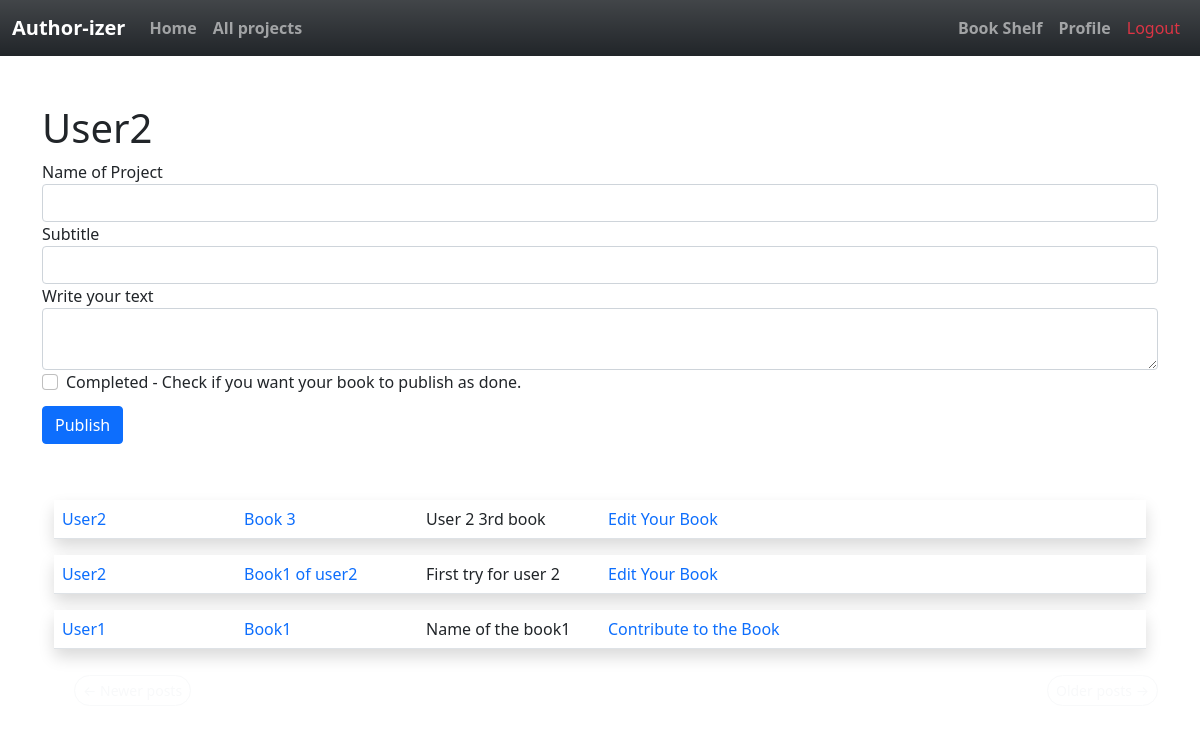
The page /index (signed in) on the database as committed earlier.
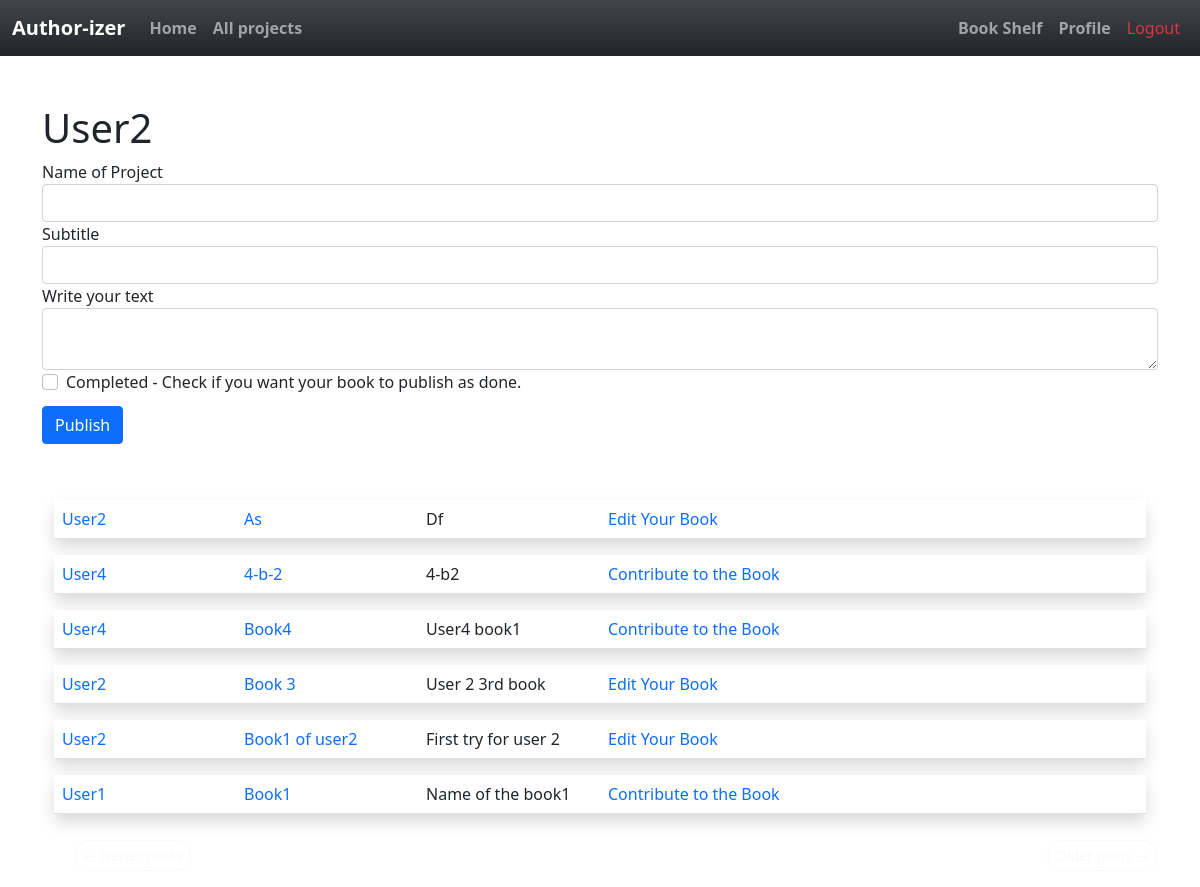
The same page on the database as committed later.
### app/models.py (models this page shows, shortened)
class SearchableMixin(object):
    @classmethod
    def before_commit(cls, session):
        session._changes = {
            'add': list(session.new),
            'update': list(session.dirty),
            'delete': list(session.deleted)
        }
    @classmethod
    def after_commit(cls, session):
        for obj in session._changes['add']:
            if isinstance(obj, SearchableMixin):
                add_to_index(obj.__tablename__, obj)
        for obj in session._changes['update']:
            if isinstance(obj, SearchableMixin):
                add_to_index(obj.__tablename__, obj)
        for obj in session._changes['delete']:
            if isinstance(obj, SearchableMixin):
                remove_from_index(obj.__tablename__, obj)
        session._changes = None

class Post(SearchableMixin, db.Model):
    __searchable__ = ['body']
    id = db.Column(db.Integer, primary_key=True)
    body = db.Column(db.Text)
    title= db.Column(db.String(140))
    subtitle=db.Column(db.String(200))
    timestamp = db.Column(db.DateTime, index=True, default=datetime.utcnow)
    user_id = db.Column(db.Integer, db.ForeignKey('user.id', ondelete="CASCADE"))
    contributes = db.relationship('Contribute', backref='contrib', lazy='dynamic')
    completed= db.Column(db.Boolean, default=False)

class User(UserMixin, db.Model):
    id = db.Column(db.Integer, primary_key=True )
    username = db.Column(db.String(64), index=True, unique=True)
    email = db.Column(db.String(120), index=True, unique=True)
    password_hash = db.Column(db.String(128))
    posts = db.relationship('Post', backref='author', lazy='dynamic')
    about_me = db.Column(db.String(140))
    last_seen = db.Column(db.DateTime, default=datetime.utcnow)
    followed = db.relationship(
        'User', secondary=followers,
        primaryjoin=(followers.c.follower_id == id),
        secondaryjoin=(followers.c.followed_id == id),
        backref=db.backref('followers', lazy='dynamic'), lazy='dynamic')
    def followed_posts(self):
        followed = Post.query.join(
            followers, (followers.c.followed_id == Post.user_id)).filter(
                followers.c.follower_id == self.id)
        own = Post.query.filter_by(user_id=self.id)
        return followed.union(own).order_by(Post.timestamp.desc())

### app/routes.py (the view, shortened to what this page needs)
@app.route('/', methods=['GET', 'POST'])
@app.route('/index', methods=['GET', 'POST'])
@login_required
def index():
    form = PostForm()
    page = request.args.get('page', 1, type=int)
    posts = current_user.followed_posts().paginate(
        page, app.config['POSTS_PER_PAGE'], False)
    next_url = url_for('index', page=posts.next_num) \
        if posts.has_next else None
    prev_url = url_for('index', page=posts.prev_num) \
        if posts.has_prev else None
    return render_template('index.html', title='Home', form=form,
                           posts=posts.items, next_url=next_url,
                           prev_url=prev_url)

### app/forms.py
class SearchForm(FlaskForm):
    q = StringField(('Search'), validators=[DataRequired()])
    def __init__(self, *args, **kwargs):
        if 'formdata' not in kwargs:
            kwargs['formdata'] = request.args
        if 'csrf_enabled' not in kwargs:
            kwargs['csrf_enabled'] = False
        super(SearchForm, self).__init__(*args, **kwargs)

class PostForm(FlaskForm):
    title= StringField('Name of Project', validators=[DataRequired(), Length(min=1, max=140)])
    subtitle= StringField('Subtitle', validators=[Length(min=0, max=200)])
    post = CKEditorField('Write your text', validators=[DataRequired()])
    completed=BooleanField("Completed - Check if you want your book to publish as done.")
    submit = SubmitField('Publish')

### app/models.py (called while the page is built)
@login.user_loader
def load_user(id):
    return User.query.get(int(id))

### app/routes.py (called while the page is built)
@app.before_request
def before_request():
    if current_user.is_authenticated:
        current_user.last_seen = datetime.utcnow()
        db.session.commit()
        g.search_form = SearchForm()

### app/templates/index.html (shortened to what this page needs)
{% extends "base.html" %}
{% import 'bootstrap/form.html' as wtf %}
{% block app_content %}
    <h1>{{ current_user.username.capitalize() }}</h1>
    {% if form %}
    {{ wtf.render_form(form) }}
    <br>
    {% endif %}
    {% for post in posts %}
        {%if post.completed!=1 %}
        {% include '_post.html' %}
        {%endif%}
    {% endfor %}
    <nav aria-label="...">
        <ul class="pager">
            <li class="btn-sm rounded-pill btn-outline-secondary{% if not prev_url %} btn btn-outline-light{% endif %}">
                <a type="button" class="btn-outline-light text-decoration-none" href="{{ prev_url or '#' }}">
                    <span aria-hidden="true">&larr;</span> Newer posts
                </a>
            </li>
            <li class="btn-sm rounded-pill btn-outline-secondary{% if not next_url %} btn btn-outline-light{% endif %} float-end">
                <a type="button" class="btn-outline-light text-decoration-none " href="{{ next_url or '#' }}">
                    Older posts <span aria-hidden="true">&rarr;</span>
                </a>
            </li>
        </ul>
    </nav>
{% endblock %}

### app/templates/_post.html (shortened to what this page needs)
<div class="container mt-3">
<table class="table table-hover ">
    <tr class=' shadow p-3 mb-5 bg-body rounded '>
        <td class=" col-sm-2 ">
            <a class= "text-decoration-none" href="{{ url_for('user', username=post.author.username) }}">
                {{ post.author.username.capitalize() }}
            </a>
        </td>
        <td class="col-sm-2">
            <a class= "text-decoration-none" href="{{ url_for('read_post', id=post.id) }}">
            {{ post.title.capitalize() }}
            </a>
        </td>
        <td class="col-sm-2 ">
            {{ post.subtitle.capitalize() }}
        </td>
        <td class="col -sm-2">
            {%if post.author.username != current_user.username and not post.completed%}
                <a class= "text-decoration-none" href="{{ url_for('contribute', id=post.id)}}"> Contribute to the Book </a>
            {%elif not post.completed %}
                <a class= "text-decoration-none" href="{{url_for('edit_post' , id=post.id)}}"> Edit Your Book</a>
            {%endif %}
        </td>
        <td class="col-sm-2 ">
        </td>
    </tr>
</table>
</div>

Rows that differ between the two databases and show on the page:
added Post: author.username "User2", title "As", subtitle "Df"
now on this page (row unchanged): Post: author.username "User4", title "4-b-2", subtitle "4-b2"
now on this page (row unchanged): Post: author.username "User4", title "Book4", subtitle "User4 book1"
